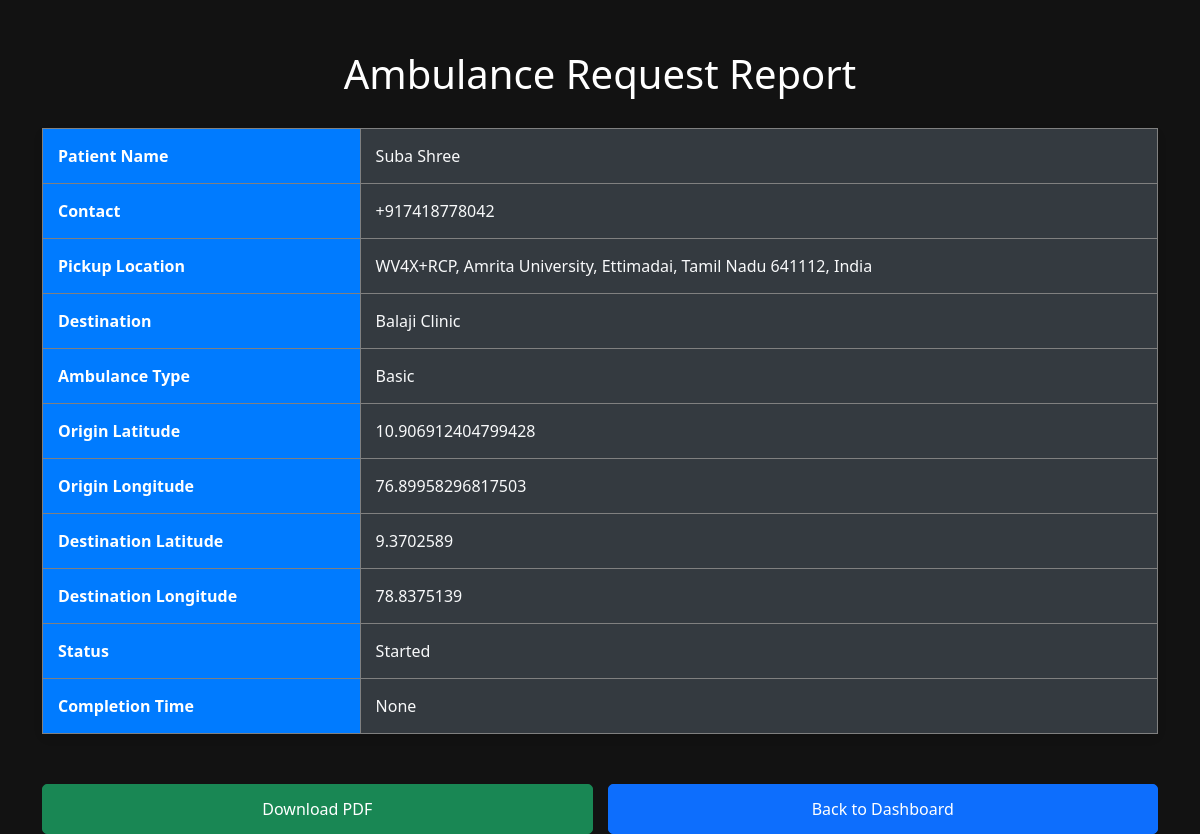
Page /view_report/2 on the committed database.
### tables this page shows
CREATE TABLE ambulance_requests (
            id INTEGER PRIMARY KEY AUTOINCREMENT,
            user_id INTEGER,
            patient_name TEXT,
            contact TEXT,
            pickup_location TEXT,
            destination TEXT,
            ambulance_type TEXT,
            origin_lat REAL NOT NULL,
            origin_lng REAL NOT NULL,
            destination_lat REAL,
            destination_lng REAL,
            status TEXT DEFAULT 'Pending',
            estimated_arrival_time TEXT,
            estimated_completion_time TEXT,
            pickup_lat REAL,
            pickup_lng REAL, request_time TEXT, estimated_time_minutes INTEGER,
            FOREIGN KEY (user_id) REFERENCES users(id)
        );

### app.py (the view)
@app.route('/view_report/<int:req_id>')
def view_report(req_id):
    conn = sqlite3.connect('users.db')
    cursor = conn.cursor()
    cursor.execute('''SELECT r.patient_name, r.contact, r.pickup_location, r.destination, r.ambulance_type,
                             r.origin_lat, r.origin_lng, r.destination_lat, r.destination_lng, r.status,
                             r.estimated_arrival_time, r.estimated_completion_time,
                             r.pickup_lat, r.pickup_lng
                      FROM ambulance_requests r
                      WHERE r.id = ?''', (req_id,))
    report = cursor.fetchone()
    conn.close()
    if report:
        patient_name, contact, pickup_location, destination, ambulance_type, \
        origin_lat, origin_lng, destination_lat, destination_lng, status, \
        estimated_arrival_time, estimated_completion_time, pickup_lat, pickup_lng = report
        if estimated_arrival_time and estimated_arrival_time != 'Not Available':
            estimated_arrival_time = datetime.fromisoformat(estimated_arrival_time).strftime('%Y-%m-%d %H:%M:%S')
        if estimated_completion_time and estimated_completion_time != 'Not Available':
            estimated_completion_time = datetime.fromisoformat(estimated_completion_time).strftime('%Y-%m-%d %H:%M:%S')
        return render_template('report.html',
                               patient_name=patient_name,
                               contact=contact,
                               pickup_location=pickup_location,
                               destination_location=destination,
                               ambulance_type=ambulance_type,
                               origin_lat=origin_lat,
                               origin_lng=origin_lng,
                               destination_lat=destination_lat,
                               destination_lng=destination_lng,
                               status=status,
                               estimated_arrival_time=estimated_arrival_time,
                               estimated_completion_time=estimated_completion_time,
                               pickup_lat=pickup_lat,
                               pickup_lng=pickup_lng,
                               req_id=req_id)  # Make sure req_id is passed here
    else:
        flash("No report found for this request.", "danger")
        return redirect(url_for('admin_dashboard'))

### templates/report.html (shortened to what this page needs)
<!DOCTYPE html>
<html lang="en">
<head>
    <link rel="stylesheet" href="https://cdn.jsdelivr.net/npm/bootstrap@5.3.0-alpha1/dist/css/bootstrap.min.css">
</head>
<body>
<div class="container">
    <h1>Ambulance Request Report</h1>
    <table class="table table-bordered">
        <tr>
            <th>Patient Name</th>
            <td>{{ patient_name }}</td>
        </tr>
        <tr>
            <th>Contact</th>
            <td>{{ contact }}</td>
        </tr>
        <tr>
            <th>Pickup Location</th>
            <td>{{ pickup_location }}</td>
        </tr>
        <tr>
            <th>Destination</th>
            <td>{{ destination_location }}</td>
        </tr>
        <tr>
            <th>Ambulance Type</th>
            <td>{{ ambulance_type }}</td>
        </tr>
        <tr>
            <th>Origin Latitude</th>
            <td>{{ origin_lat }}</td>
        </tr>
        <tr>
            <th>Origin Longitude</th>
            <td>{{ origin_lng }}</td>
        </tr>
        <tr>
            <th>Destination Latitude</th>
            <td>{{ destination_lat }}</td>
        </tr>
        <tr>
            <th>Destination Longitude</th>
            <td>{{ destination_lng }}</td>
        </tr>
        <tr>
            <th>Status</th>
            <td>{{ status }}</td>
        </tr>
        <tr>
            <th>Completion Time</th>
            <td>{{ estimated_completion_time }}</td>
        </tr>
    </table>
    <div class="btn-container">
        <a href="{{ url_for('download_pdf', req_id=req_id) }}" class="btn btn-success">Download PDF</a>
        <a href="{{ url_for('admin_dashboard') }}" class="btn btn-primary">Back to Dashboard</a>
    </div>
</div>
</body>
</html>

### templates/report.html (style rules this page uses)
body { background-color: #121212; color: #f8f9fa; }
.container { margin-top: 50px; }
h1 { font-size: 2.5rem; margin-bottom: 30px; text-align: center; color: #ffffff; }
.table { background-color: #1e1e1e; border-radius: 8px; box-shadow: 0 4px 10px rgba(0, 0, 0, 0.1); }
.table th { background-color: #007bff; color: #fff; font-weight: bold; padding: 15px; }
.table td { background-color: #343a40; color: #f8f9fa; padding: 15px; }
.table-bordered td, .table-bordered th { border: 1px solid grey; }
.btn { margin-top: 20px; padding: 12px 20px; font-size: 16px; width: 100%; border-radius: 5px; transition: background-color 0.3s ease-in-out; }
.btn-container { display: flex; justify-content: space-between; gap: 15px; margin-top: 30px; }

### rows in the picture
ambulance_requests: patient_name "Suba Shree", contact "+917418778042", pickup_location "WV4X+RCP, Amrita University, Ettimadai, Tamil Nadu 641112, India", destination "Balaji Clinic", ambulance_type "Basic", origin_lat "10.906912404799428", origin_lng "76.89958296817503", destination_lat "9.3702589", destination_lng "78.8375139", status "Started"

### other values in the picture
{{ estimated_completion_time }} "None"
